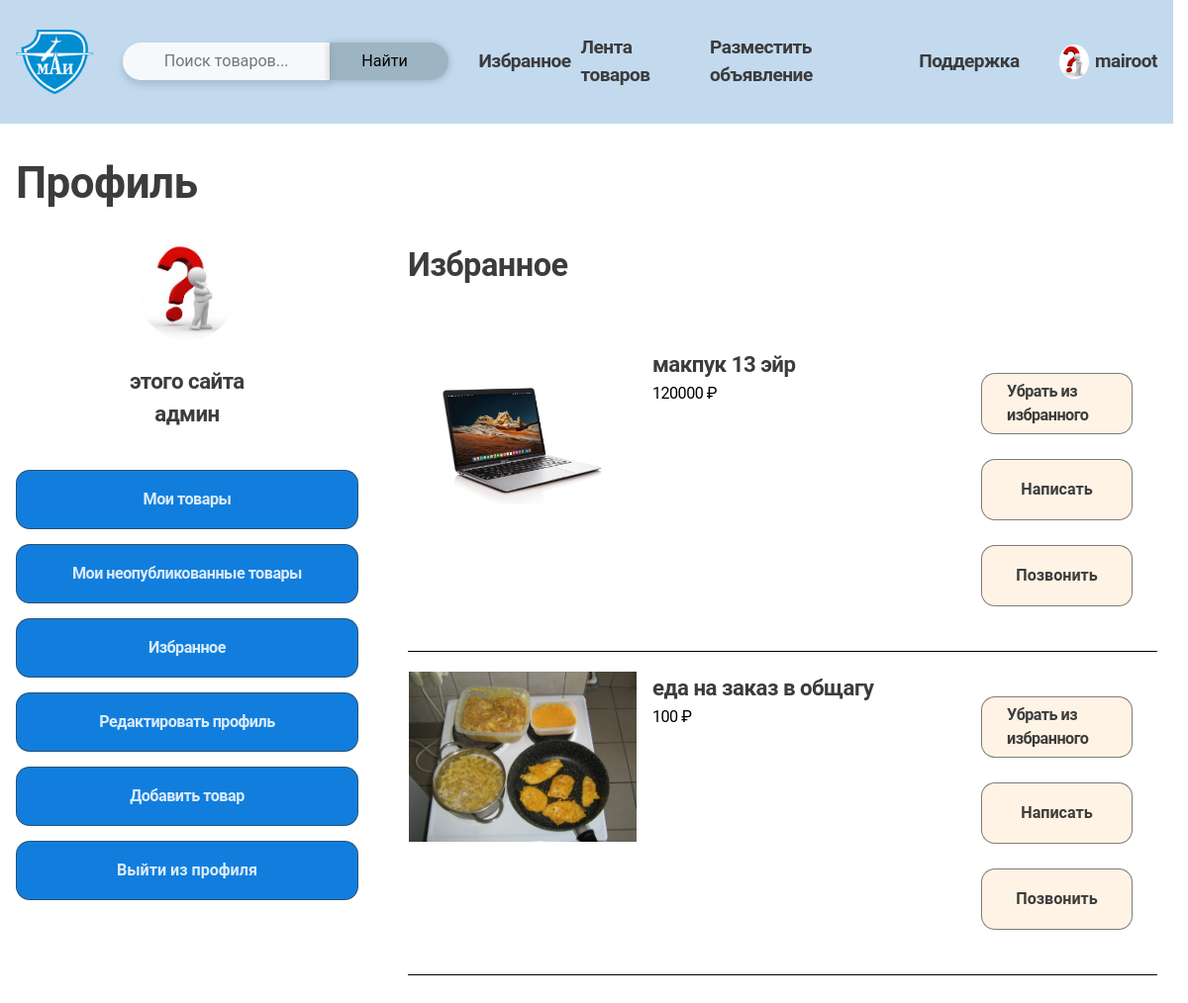
The page /favorites/fav_list/ (signed in) on the database as committed earlier.
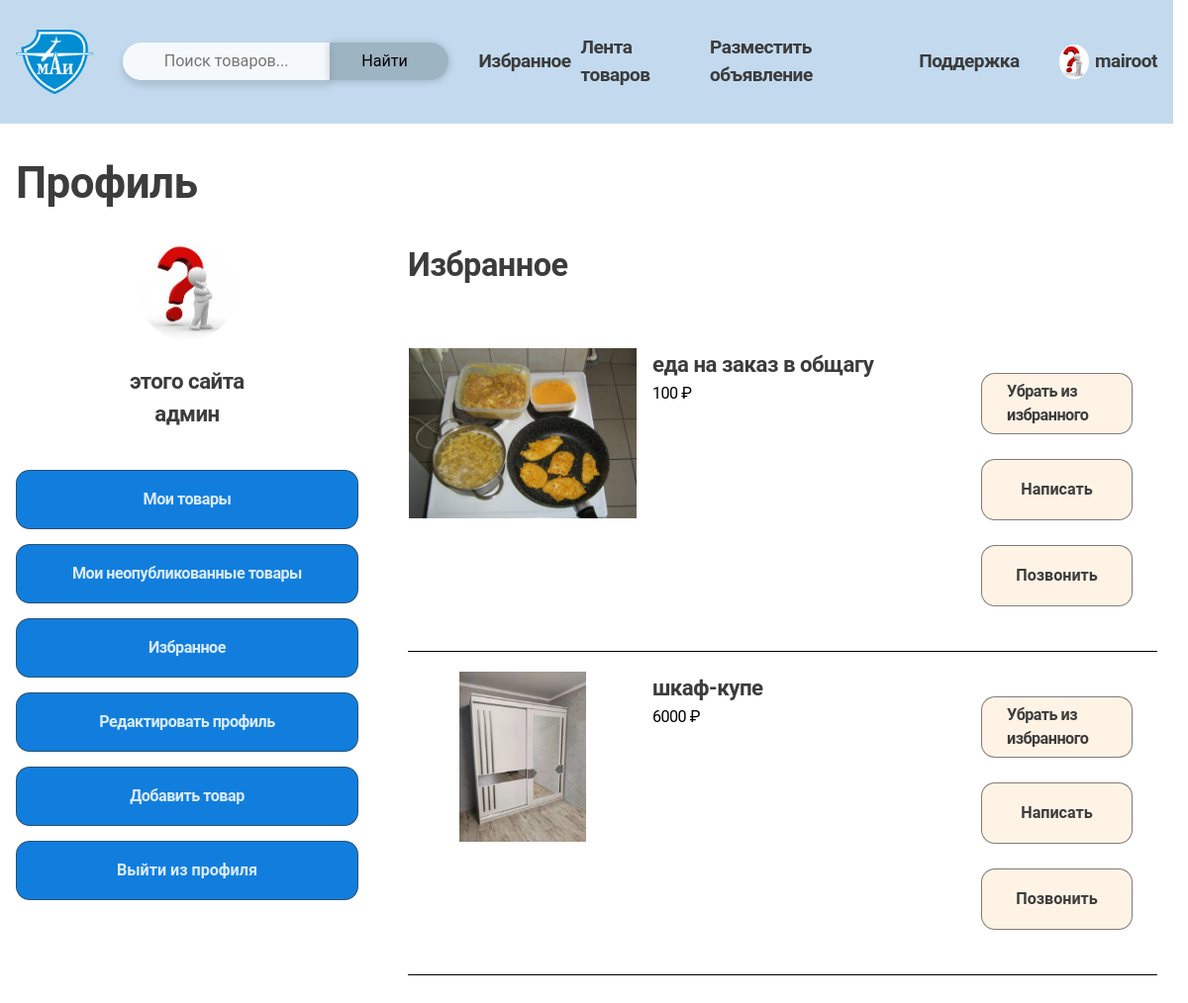
The same page on the database as committed later.
### users/models.py (models this page shows)
class User(AbstractUser):
    email = models.EmailField(unique=True, verbose_name='Email')
    photo = models.ImageField(upload_to=upload_to, blank=True, null=True, verbose_name="Фотография")
    number = models.PositiveBigIntegerField(blank=True, null=True, verbose_name='Контактный телефон')
    telegram = models.SlugField(null=True, blank=True, verbose_name='Ссылка на телеграмм')
    def get_absolute_url(self):
        return reverse('users:profile', kwargs={'user_id': self.id})

### favorites/models.py (models this page shows, shortened)
class Favorites(models.Model):
    user = models.ForeignKey(get_user_model(), on_delete=models.CASCADE, verbose_name='Пользователь')
    product = models.ForeignKey(to=Goods, on_delete=models.CASCADE, verbose_name='Товар')
    time_create = models.DateTimeField(auto_now_add=True)
    class Meta:
        verbose_name = 'Избранное'
        verbose_name_plural = 'Избранное'
        ordering = ['-time_create']

### goods/models.py (models this page shows, shortened)
class Goods(models.Model):  # модель таблицы товаров
    name = models.CharField(max_length=127, unique=True, db_index=True, verbose_name='Название')
    slug = models.SlugField(max_length=127, unique=True, verbose_name='URL')
    description = models.TextField(blank=True, null=True, verbose_name='Описание')
    image = models.ImageField(upload_to=upload_to, blank=True, null=True, verbose_name='Изображение')
    price = models.PositiveIntegerField(default=0, db_index=True, verbose_name='Цена')
    category = models.ForeignKey(to=Categories, on_delete=models.PROTECT, verbose_name='Категория')
    seller = models.ForeignKey(get_user_model(), on_delete=models.CASCADE, verbose_name='Продавец')
    condition = models.ForeignKey(to=Condition, on_delete=models.PROTECT, verbose_name='Состояние')
    is_published = models.BooleanField(default=True)
    time_create = models.DateTimeField(auto_now_add=True)
    time_update = models.DateTimeField(auto_now=True)
    address = models.ForeignKey(to=Address, on_delete=models.CASCADE, blank=True, null=True, verbose_name='Адрес')
    class Meta:
        ordering = ['-time_create']
        db_table = 'goods'
        verbose_name = 'Товар'
        verbose_name_plural = 'Товары'
    def get_absolute_url(self):
        return reverse('goods:ad', kwargs={'ad_slug': self.slug})

### favorites/views.py (the view)
# urls.py: path('fav_list/', views.fav_list, name='fav_list'),
@login_required
def fav_list(request):
    ads = Favorites.objects.filter(user=request.user)
    data = {'ads': ads}
    return render(request, 'favorites/fav_list.html', data)

### favorites/templates/favorites/fav_list.html
{% extends 'base_for_profile.html' %}
{% load static %}
{% block content_user %}
<h2 class="my-products__title h3">Избранное</h2>
<ul class="my-products__list">
{% for ad in ads %}
    <li class="my-products__item">
        <div class="my-products__item-wrapper">
            <div class="my-products__photo">
                <a href="{{ ad.product.get_absolute_url }}">
                <img class="my-products__image" src="{{ ad.product.image.url }}" alt="">
                </a>
            </div>
            <div class="my-products__info   ">
                <h3 class="my-products__name h4">{{ ad.product.name }}</h3>
                <p class="my-products__price">{{ ad.product.price }} <span>₽</span></p>
            </div>
        </div>
        <div class="my-products__btns">
            <a class="my-products__button button button--delete-from-likes" href="{% url 'favorites:remove_fav' ad.id %}">Убрать из избранного</a>
            <button class="my-products__button button button--delete-from-likes" >Написать</button>
            <button class="my-products__button button button--delete-from-likes" >Позвонить</button>
        </div>
    </li>
    {% endfor %}
</ul>
{% endblock %}

### templates/base_for_profile.html (shortened to what this page needs)
{% extends 'base.html' %}
{% load static %}
{% block content %}
<main class="main">
    <section class="section container">
        <header class="section__header ">
            <h1 class="section__header-title h2">Профиль</h1>
        </header>
        <div class="section__body">
            <div class="profile-page" data-js-tabs>
                <aside class="profile-page__aside">
                    <div class="profile-page__header">
                        {% if user.photo %}
                        <img class="profile-page__image" src="{{ user.photo.url }}" alt="" width="100" height="100">
                        {% else %}
                        <img class="profile-page__image" src="{% static 'main/img/anonim.png' %}" alt="" width="100" height="100">
                        {% endif %}
                        <div class="profile-page__character">
                            <p class="profile-page__last-name h4">{{ user.last_name }}</p>
                            <p class="profile-page__name h4">{{ user.first_name }}</p>
                        </div>
                    </div>
                    <div class="profile-page__body ">
                        <div class="tabs">
                            {% if user == request.user %}
                            <a href="{{ request.user.get_absolute_url }}" class="tabs__button button button--blue">
                                Мои товары
                            </a>
                            <a href="{% url 'users:profile_not_published' %}" class="tabs__button button button--blue">
                                Мои неопубликованные товары
                            </a>
                            <a href="{% url 'favorites:fav_list' %}" class="tabs__button button button--blue">
                                Избранное
                            </a>
                            <a href="{% url 'users:profile_change_data' %}" class="tabs__button button button--blue">
                                Редактировать профиль
                            </a>
                            <a href="{% url 'goods:add_ad' %}" class="tabs__button button button--blue">
                                Добавить товар
                            </a>
                            <form method="post" action="{% url 'users:logout' %}">
                            <button type="submit" class="tabs__button button button--blue">
                                Выйти из профиля
                            </button>
                            </form>
                            {% else %}
                            <div class="profile-page__body profile-page__body--users">
                                <a href="https://t.me/{{ user.telegram }}" class="button button--blue">Написать</a>
                                <button class="button button--green">Позвонить</button>
                            </div>
                            {% endif %}
                        </div>
                    </div>
                </aside>
                    <div class="profile-page__main">
                    <div class="profile-page__main-wrapper">
                {% block content_user %} {% endblock %}
                    </div>
                    </div>
                </div>
            </div>
      </section>
</main>
{% endblock %}

### templates/base.html (shortened to what this page needs)
{% load static %}
<!DOCTYPE html>
<html lang="ru">
<head>
    <link type="text/css" href="{% static 'main/css/main.css'%}" rel="stylesheet">
</head>
<body>
    <header class="header" data-js-header>
      <div class="header__inner container">
        <a class="header__logo" href="/">
            <img class="header__logo-image" src="{% static 'main/img/mai_logo_color.png' %}" alt="MAI logo" width="100" height="100">
        </a>
        <form action="{% url 'goods:goods_list' %}" method="get" class="header__form">
            <input type="text" name="query" placeholder="Поиск товаров..." class="header__form-search">
            <button class="header__form-search-button" type="submit">Найти</button>
        </form>
        <nav class="header__menu " data-js-header-overlay>
            <ul class="header__menu-list">
                <li class="header__menu-item">
                    <a class="header__menu-link header__menu-link--heart" href="{% url 'favorites:fav_list' %}">Избранное</a>
                </li>
                <li class="header__menu-item">
                    <a class="header__menu-link header__menu-link--folder" href="{% url 'goods:goods_list' %}">Лента товаров</a>
                </li>
                <li class="header__menu-item ">
                    <a class="header__menu-link header__menu-item--info " href="{% url 'goods:add_ad' %}">Разместить объявление</a>
                </li>
                <li class="header__menu-item ">
                    <a class="header__menu-link header__menu-item--mail" href="{% url 'support' %}">Поддержка</a>
                </li>
              <li class="header__menu-item">
                  {% if user.is_authenticated %}
                  <a class="header__menu-link" href="{{ request.user.get_absolute_url }}">
                    <span class="profile">
                    <span class="profile__logo">
                        {% if user.photo %}
                        <img class="profile__logo-image" src="{{ request.user.photo.url }}" alt="" width="35" height="35">
                        {% else %}
                        <img class="profile__logo-image" src="{% static 'main/img/anonim.png' %}" alt="" width="35" height="35">
                        {% endif %}
                    </span>
                      <span class="profile__name">{{ request.user.username }}</span>
                    </span>
                  </a>
                {% else %}
                <a class="header__menu-link" href="{% url 'users:login' %}">
                    <span class="profile">
                      <span class="profile__name">Вход</span>
                    </span>
                </a>
                {% endif %}
                </li>
            </ul>
        </nav>
      </div>
    </header>
{% block content %} {% endblock %}
</body>
</html>

Rows that differ between the two databases and show on the page:
removed Favorites: product.image (picture), product.name "макпук 13 эйр", product.price "120000"
added Favorites: product.image (picture), product.name "шкаф-купе", product.price "6000"
